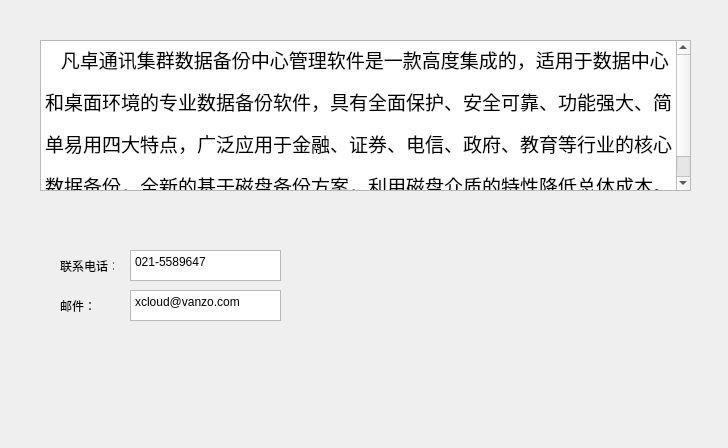
<?xml version="1.0" encoding="UTF-8"?>
<ui version="4.0">
 <class>ContactForm</class>
 <widget class="QWidget" name="ContactForm">
  <property name="geometry">
   <rect>
    <x>0</x>
    <y>0</y>
    <width>728</width>
    <height>448</height>
   </rect>
  </property>
  <property name="windowTitle">
   <string>Form</string>
  </property>
  <widget class="QTextEdit" name="textEdit">
   <property name="geometry">
    <rect>
     <x>40</x>
     <y>40</y>
     <width>651</width>
     <height>151</height>
    </rect>
   </property>
   <property name="html">
    <string>&lt;!DOCTYPE HTML PUBLIC &quot;-//W3C//DTD HTML 4.0//EN&quot; &quot;http://www.w3.org/TR/REC-html40/strict.dtd&quot;&gt;
&lt;html&gt;&lt;head&gt;&lt;meta name=&quot;qrichtext&quot; content=&quot;1&quot; /&gt;&lt;style type=&quot;text/css&quot;&gt;
p, li { white-space: pre-wrap; }
&lt;/style&gt;&lt;/head&gt;&lt;body style=&quot; font-family:'SimSun'; font-size:9pt; font-weight:400; font-style:normal;&quot;&gt;
&lt;p style=&quot; margin-top:12px; margin-bottom:12px; margin-left:0px; margin-right:0px; -qt-block-indent:0; text-indent:0px; line-height:150%;&quot;&gt;&lt;span style=&quot; font-family:'宋体'; font-size:14pt;&quot;&gt;   凡卓通讯集群数据备份中心管理软件是一款高度集成的，适用于数据中心和桌面环境的专业数据备份软件，具有全面保护、安全可靠、功能强大、简单易用四大特点，广泛应用于金融、证券、电信、政府、教育等行业的核心数据备份，全新的基于磁盘备份方案，利用磁盘介质的特性降低总体成本。&lt;/span&gt; &lt;/p&gt;&lt;/body&gt;&lt;/html&gt;</string>
   </property>
  </widget>
  <widget class="QLabel" name="label">
   <property name="geometry">
    <rect>
     <x>60</x>
     <y>260</y>
     <width>54</width>
     <height>12</height>
    </rect>
   </property>
   <property name="text">
    <string>联系电话：</string>
   </property>
  </widget>
  <widget class="QLabel" name="label_2">
   <property name="geometry">
    <rect>
     <x>60</x>
     <y>300</y>
     <width>54</width>
     <height>12</height>
    </rect>
   </property>
   <property name="text">
    <string>邮件：</string>
   </property>
  </widget>
  <widget class="QLabel" name="label_3">
   <property name="geometry">
    <rect>
     <x>60</x>
     <y>280</y>
     <width>54</width>
     <height>12</height>
    </rect>
   </property>
   <property name="text">
    <string/>
   </property>
  </widget>
  <widget class="QTextEdit" name="textEdit_2">
   <property name="geometry">
    <rect>
     <x>130</x>
     <y>250</y>
     <width>151</width>
     <height>31</height>
    </rect>
   </property>
   <property name="html">
    <string>&lt;!DOCTYPE HTML PUBLIC &quot;-//W3C//DTD HTML 4.0//EN&quot; &quot;http://www.w3.org/TR/REC-html40/strict.dtd&quot;&gt;
&lt;html&gt;&lt;head&gt;&lt;meta name=&quot;qrichtext&quot; content=&quot;1&quot; /&gt;&lt;style type=&quot;text/css&quot;&gt;
p, li { white-space: pre-wrap; }
&lt;/style&gt;&lt;/head&gt;&lt;body style=&quot; font-family:'SimSun'; font-size:9pt; font-weight:400; font-style:normal;&quot;&gt;
&lt;p style=&quot; margin-top:0px; margin-bottom:0px; margin-left:0px; margin-right:0px; -qt-block-indent:0; text-indent:0px;&quot;&gt;021-5589647&lt;/p&gt;&lt;/body&gt;&lt;/html&gt;</string>
   </property>
  </widget>
  <widget class="QTextEdit" name="textEdit_3">
   <property name="geometry">
    <rect>
     <x>130</x>
     <y>290</y>
     <width>151</width>
     <height>31</height>
    </rect>
   </property>
   <property name="html">
    <string>&lt;!DOCTYPE HTML PUBLIC &quot;-//W3C//DTD HTML 4.0//EN&quot; &quot;http://www.w3.org/TR/REC-html40/strict.dtd&quot;&gt;
&lt;html&gt;&lt;head&gt;&lt;meta name=&quot;qrichtext&quot; content=&quot;1&quot; /&gt;&lt;style type=&quot;text/css&quot;&gt;
p, li { white-space: pre-wrap; }
&lt;/style&gt;&lt;/head&gt;&lt;body style=&quot; font-family:'SimSun'; font-size:9pt; font-weight:400; font-style:normal;&quot;&gt;
&lt;p style=&quot; margin-top:0px; margin-bottom:0px; margin-left:0px; margin-right:0px; -qt-block-indent:0; text-indent:0px;&quot;&gt;xcloud@vanzo.com&lt;/p&gt;&lt;/body&gt;&lt;/html&gt;</string>
   </property>
  </widget>
 </widget>
 <resources/>
 <connections/>
</ui>
